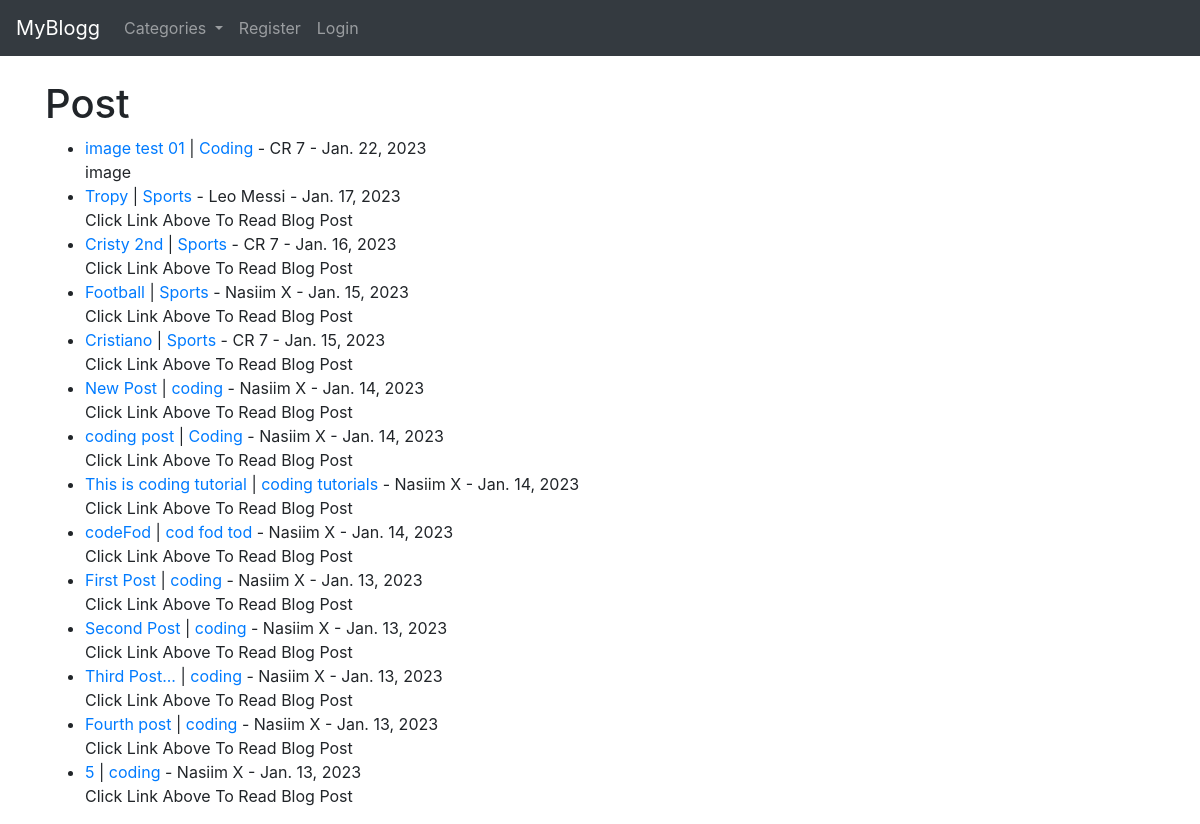
The page / on the database its author committed.
### theblog/models.py (models this page shows, shortened)
class Post(models.Model):
    title = models.CharField(max_length=255)
    header_image = models.ImageField(null=True, blank=True, upload_to="images/")
    title_tag = models.CharField(max_length=255)
    author = models.ForeignKey(User, on_delete=models.CASCADE)
    body  = RichTextField(blank=True, null=True)
    post_date = models.DateField(auto_now_add=True)
    category = models.CharField(max_length=255, default='coding')
    snippet = models.CharField(max_length=255)
    likes = models.ManyToManyField(User, related_name='blog_post')

### theblog/views.py (the view)
# urls.py: path('', HomeView.as_view(), name="home"),
class HomeView(ListView):
    model = Post
    template_name = 'home.html'
    ordering = ['-post_date']
    def get_context_data(self, *args, **kwarks):
        cat_menu = Category.objects.all()
        context = super(HomeView, self).get_context_data(*args, **kwarks)
        context["cat_menu"] = cat_menu
        return context

### theblog/models.py (called while the page is built)
    def __str__(self):
        return self.name

### theblog/templates/home.html (shortened to what this page needs)
{% extends 'base.html' %}
{% block content %}
<h1>Post</h1>
<ul>
{% for post in object_list %}
    <li><a href="{% url 'article-detail' post.pk %}">{{ post.title }}</a>
        | <a href="{% url 'category' post.category|slugify %}">{{ post.category }}</a>
        - {{ post.author.first_name }} {{ post.author.last_name }} -
        {{ post.post_date }}
    {{ post.snippet }} </li>
{% endfor %}
</ul>
{% endblock %}

### rows shown on the page
Post: title "image test 01", category "Coding", author.first_name "CR", author.last_name "7", post_date "Jan. 22, 2023", snippet "image"
Post: title "Tropy", category "Sports", author.first_name "Leo", author.last_name "Messi", post_date "Jan. 17, 2023", snippet "Click Link Above To Read Blog Post"
Post: title "Cristy 2nd", category "Sports", author.first_name "CR", author.last_name "7", post_date "Jan. 16, 2023", snippet "Click Link Above To Read Blog Post"
Post: title "Football", category "Sports", author.first_name "Nasiim", author.last_name "X", post_date "Jan. 15, 2023", snippet "Click Link Above To Read Blog Post"
Post: title "Cristiano", category "Sports", author.first_name "CR", author.last_name "7", post_date "Jan. 15, 2023", snippet "Click Link Above To Read Blog Post"
Post: title "New Post", category "coding", author.first_name "Nasiim", author.last_name "X", post_date "Jan. 14, 2023", snippet "Click Link Above To Read Blog Post"
Post: title "coding post", category "Coding", author.first_name "Nasiim", author.last_name "X", post_date "Jan. 14, 2023", snippet "Click Link Above To Read Blog Post"
Post: title "This is coding tutorial", category "coding tutorials", author.first_name "Nasiim", author.last_name "X", post_date "Jan. 14, 2023", snippet "Click Link Above To Read Blog Post"
Post: title "codeFod", category "cod fod tod", author.first_name "Nasiim", author.last_name "X", post_date "Jan. 14, 2023", snippet "Click Link Above To Read Blog Post"
Post: title "First Post", category "coding", author.first_name "Nasiim", author.last_name "X", post_date "Jan. 13, 2023", snippet "Click Link Above To Read Blog Post"
Post: title "Second Post", category "coding", author.first_name "Nasiim", author.last_name "X", post_date "Jan. 13, 2023", snippet "Click Link Above To Read Blog Post"
Post: title "Third Post...", category "coding", author.first_name "Nasiim", author.last_name "X", post_date "Jan. 13, 2023", snippet "Click Link Above To Read Blog Post"
Post: title "Fourth post", category "coding", author.first_name "Nasiim", author.last_name "X", post_date "Jan. 13, 2023", snippet "Click Link Above To Read Blog Post"
Post: title "5", category "coding", author.first_name "Nasiim", author.last_name "X", post_date "Jan. 13, 2023", snippet "Click Link Above To Read Blog Post"
